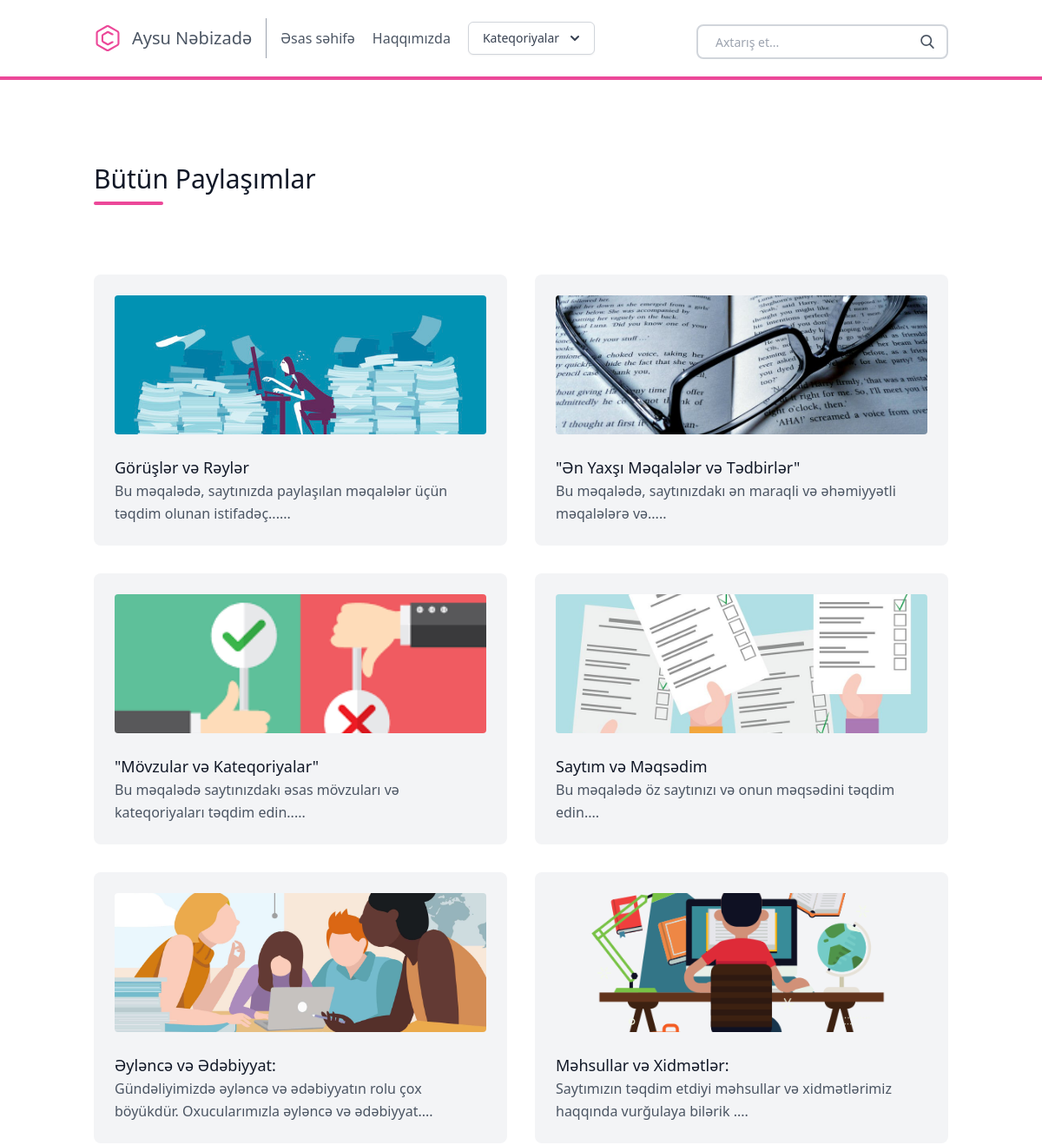
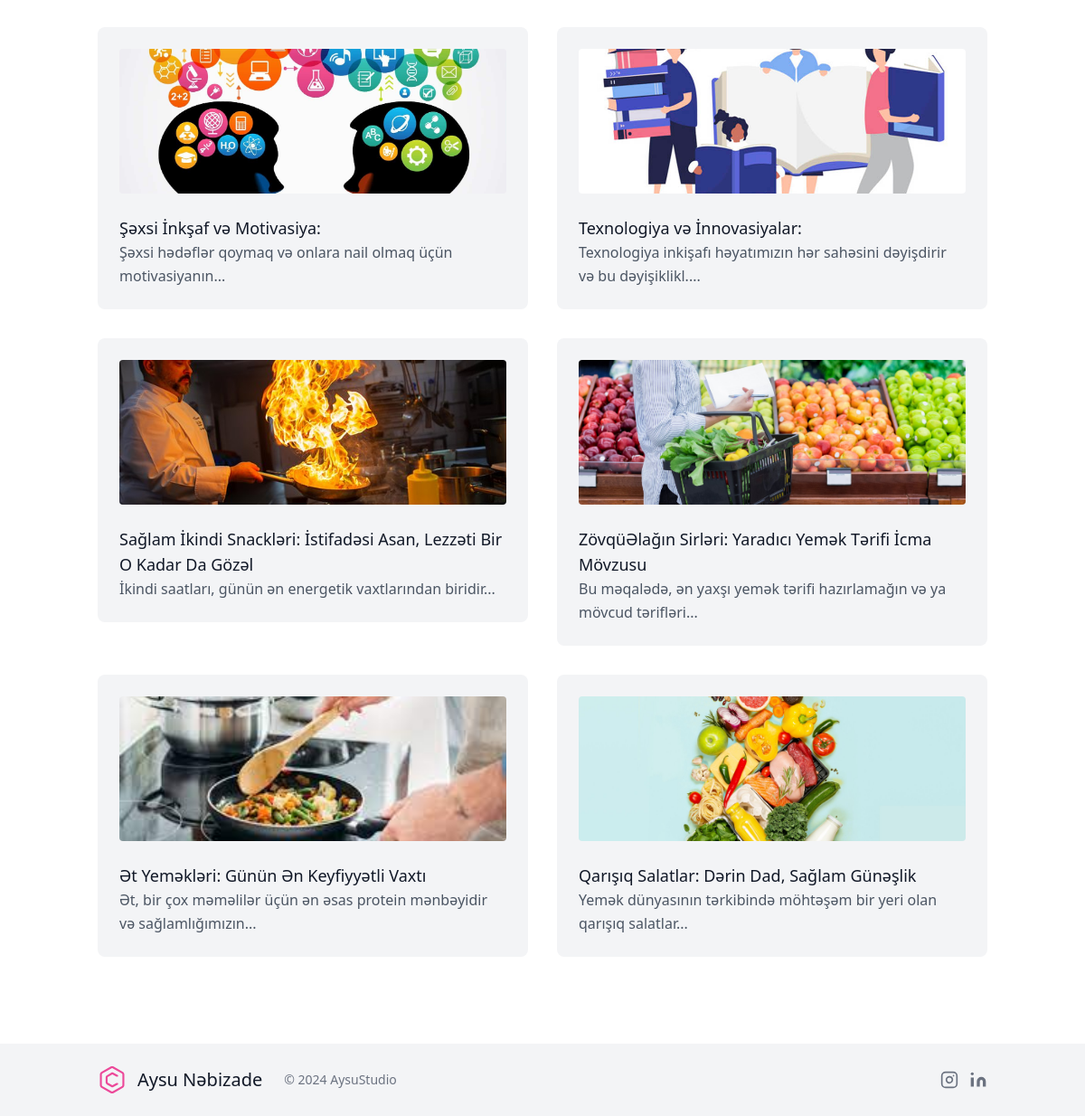
/posts/, run on the app's committed database (2 pictures, top to bottom).
### posts/models.py (models this page shows, shortened)
class Post(models.Model):
    title = models.CharField(max_length=100)
    slug = models.SlugField()
    overview = models.TextField()
    timestamp = models.DateTimeField(auto_now_add=True)
    content = models.TextField()
    author = models.ForeignKey(Author, on_delete=models.CASCADE)
    thumbnail = models.ImageField()
    categories = models.ManyToManyField(Category)
    featured = models.BooleanField()
    likes = models.ManyToManyField(User, related_name='blog_posts')

### posts/views.py (the view)
# urls.py: path('posts/', allposts, name = 'allposts'),
def allposts(request):
    posts = Post.objects.order_by('-timestamp')
    context = {
        'posts': posts,
    }
    return render(request, 'all_posts.html', context)

### posts/templatetags/markdown_extras.py (called while the page is built)
@register.simple_tag
def get_categories():
    return Category.objects.all()[0:3]

### templates/all_posts.html (shortened to what this page needs)
{% extends 'base.html' %}
{% block content %}
<section class="text-gray-600 body-font">
    <div class="container px-5 py-24 mx-auto">
      <div class="flex flex-wrap w-full mb-20">
        <div class="lg:w-1/2 w-full mb-6 lg:mb-0">
          <h1 class="sm:text-3xl text-2xl font-medium title-font mb-2 text-gray-900">
            Bütün Paylaşımlar </h1>
          <div class="h-1 w-20 bg-pink-500 rounded"></div>
        </div>
      </div>
      <div class="flex flex-wrap -m-4">
       {% for post in posts %}
        <div class="xl:w-1/4 md:w-1/2 p-4">
          <div class="bg-gray-100 p-6 rounded-lg">
            <img class="h-40 rounded w-full object-cover object-center mb-6" src="{{ post.thumbnail.url }}" alt="content">
            <a href="{% url 'post' post.slug %}" h2 class="text-lg text-gray-900 font-medium title-font mb-4">
              {{ post.title }}</a>
            <p class="leading-relaxed text-base">
              {{ post.overview }}</p>
          </div>
        </div>
       {% endfor %}
      </div>
    </div>
</section>
{% endblock content %}

### templates/base.html (shortened to what this page needs)
{% load static %}
<!doctype html>
<html>
  <head>
  <script src="https://cdn.tailwindcss.com"></script>
  </head>
  <body class="overflow-x-hidden">
    {% include "navbar.html" %}
    {% block content %}
    {% endblock content %}
    {% include "footer.html" %}
  </body>
</html>

### templates/navbar.html (shortened to what this page needs)
{% load markdown_extras %}
<header class="border-b-4 border-pink-500 text-gray-600 body-font">
  <div class="container mx-auto flex flex-wrap p-5 flex-col md:flex-row items-center">
    <a class="flex title-font font-medium items-center text-gray-900 mb-4 md:mb-0">
      <a href="{% url 'homepage' %}" class="ml-3 text-xl">
        Aysu Nəbizadə</a>
    </a>
    <nav
      class="md:mr-auto md:ml-4 md:py-1 md:pl-4 md:border-l md:border-gray-400	flex flex-wrap items-center text-base justify-center">
      <a href="{% url 'homepage' %}"
        class="mr-5 hover:text-gray-900 rounded-lg hover:bg-pink-200 inline-flex items-center">
        Əsas səhifə
      </a>
      <a href="{% url 'about' %}"
        class="mr-5 hover:text-gray-900 rounded-lg hover:bg-pink-200 inline-flex items-center">
        Haqqımızda
      </a>
      <div x-data="{ open: false }" class="relative inline-block text-left">
        <div>
          <button @click="open = ! open" type="button"
            class="inline-flex justify-center w-full rounded-md border border-gray-300 shadow-sm px-4 py-2 bg-white text-sm font-medium text-gray-700 hover:bg-gray-50 focus:outline-none focus:ring-2 focus:ring-offset-2 focus:ring-offset-gray-100 focus:ring-indigo-500"
            id="menu-button" aria-expanded="true" aria-haspopup="true">
            Kateqoriyalar
            <svg class="-mr-1 ml-2 h-5 w-5" xmlns="http://www.w3.org/2000/svg" viewBox="0 0 20 20" fill="currentColor"
              aria-hidden="true">
              <path fill-rule="evenodd"
                d="M5.293 7.293a1 1 0 011.414 0L10 10.586l3.293-3.293a1 1 0 111.414 1.414l-4 4a1 1 0 01-1.414 0l-4-4a1 1 0 010-1.414z"
                clip-rule="evenodd" />
            </svg>
          </button>
        </div>
      </div>
    </nav>
    <form action="{% url 'search' %}" class="search-form">
      <div class="pt-2 relative mx-auto text-gray-600">
        <input class="border-2 border-gray-300 bg-white h-10 px-5 pr-16 rounded-lg text-sm focus:outline-none"
          type="text" name="q" placeholder="Axtarış et...">
        <button type="submit" class="absolute right-0 top-0 mt-5 mr-4">
        </button>
      </div>
    </form>
  </div>
</header>

### templates/footer.html (shortened to what this page needs)
<div class="bg-gray-100">
  <div class="container px-5 py-6 mx-auto flex items-center sm:flex-row flex-col">
    <a class="flex title-font font-medium items-center md:justify-start justify-center text-gray-900">
      <span class="ml-3 text-xl">Aysu Nəbizade</span>
    </a>
    <p class="text-sm text-gray-500 sm:ml-6 sm:mt-0 mt-4">© 2024 AysuStudio</p>
    <span class="inline-flex sm:ml-auto sm:mt-0 mt-4 justify-center sm:justify-start">
      <a href="https://www.instagram.com/aysu.nabi/" target="_blank" class="ml-3 text-gray-500">
        <svg fill="none" stroke="currentColor" stroke-linecap="round" stroke-linejoin="round" stroke-width="2"
          class="w-5 h-5" viewBox="0 0 24 24">
          <rect width="20" height="20" x="2" y="2" rx="5" ry="5"></rect>
          <path d="M16 11.37A4 4 0 1112.63 8 4 4 0 0116 11.37zm1.5-4.87h.01"></path>
        </svg>
      </a>
      <a href="https://www.linkedin.com/in/aysunabizada1/" target="_blank" class="ml-3 text-gray-500">
        <svg fill="currentColor" stroke="currentColor" stroke-linecap="round" stroke-linejoin="round" stroke-width="0"
          class="w-5 h-5" viewBox="0 0 24 24">
          <path stroke="none" d="M16 8a6 6 0 016 6v7h-4v-7a2 2 0 00-2-2 2 2 0 00-2 2v7h-4v-7a6 6 0 016-6zM2 9h4v12H2z">
          </path>
          <circle cx="4" cy="4" r="2" stroke="none"></circle>
        </svg>
      </a>
    </span>
  </div>
</div>

### data on the page
Post: thumbnail (picture), title "Görüşlər və Rəylər", overview "Bu məqalədə, saytınızda paylaşılan məqalələr üçün təqdim olunan istifadəç......"
Post: thumbnail (picture), title "\"Ən Yaxşı Məqalələr və Tədbirlər\"", overview "Bu məqalədə, saytınızdakı ən maraqli və əhəmiyyətli məqalələrə və....."
Post: thumbnail (picture), title "\"Mövzular və Kateqoriyalar\"", overview "Bu məqalədə saytınızdakı əsas mövzuları və kateqoriyaları təqdim edin....."
Post: thumbnail (picture), title "Saytım və Məqsədim", overview "Bu məqalədə öz saytınızı və onun məqsədini təqdim edin...."
Post: thumbnail (picture), title "Əyləncə və Ədəbiyyat:", overview "Gündəliyimizdə əyləncə və ədəbiyyatın rolu çox böyükdür. Oxucularımızla əyləncə və ədəbiyyat...."
Post: thumbnail (picture), title "Məhsullar və Xidmətlər:", overview "Saytımızın təqdim etdiyi məhsullar və xidmətlərimiz haqqında vurğulaya bilərik ...."
Post: thumbnail (picture), title "Şəxsi İnkşaf və Motivasiya:", overview "Şəxsi hədəflər qoymaq və onlara nail olmaq üçün motivasiyanın..."
Post: thumbnail (picture), title "Texnologiya və İnnovasiyalar:", overview "Texnologiya inkişafı həyatımızın hər sahəsini dəyişdirir və bu dəyişiklikl...."
Post: thumbnail (picture), title "Sağlam İkindi Snackləri: İstifadəsi Asan, Lezzəti Bir O Kadar Da Gözəl", overview "İkindi saatları, günün ən energetik vaxtlarından biridir..."
Post: thumbnail (picture), title "ZövqüƏlağın Sirləri: Yaradıcı Yemək Tərifi İcma Mövzusu", overview "Bu məqalədə, ən yaxşı yemək tərifi hazırlamağın və ya mövcud tərifləri..."
Post: thumbnail (picture), title "Ət Yeməkləri: Günün Ən Keyfiyyətli Vaxtı", overview "Ət, bir çox məməlilər üçün ən əsas protein mənbəyidir və sağlamlığımızın..."
Post: thumbnail (picture), title "Qarışıq Salatlar: Dərin Dad, Sağlam Günəşlik", overview "Yemək dünyasının tərkibində möhtəşəm bir yeri olan qarışıq salatlar..."
